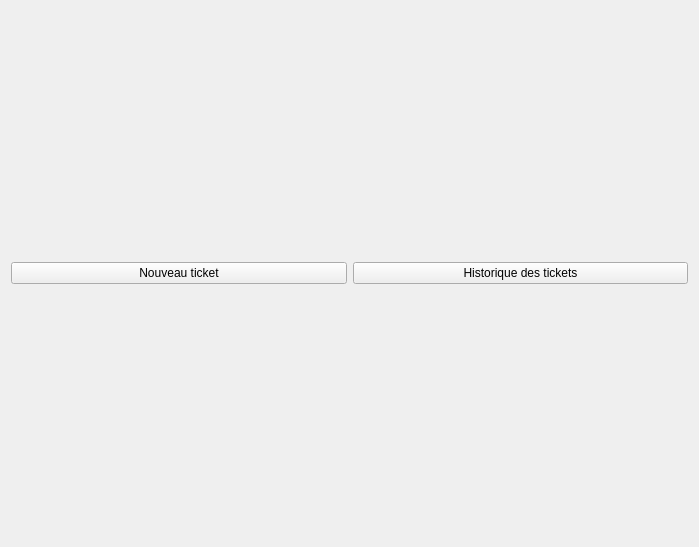
<?xml version="1.0" encoding="UTF-8"?>
<ui version="4.0">
 <class>PageAccueilClient</class>
 <widget class="QWidget" name="PageAccueilClient">
  <property name="geometry">
   <rect>
    <x>0</x>
    <y>0</y>
    <width>699</width>
    <height>547</height>
   </rect>
  </property>
  <property name="windowTitle">
   <string>Form</string>
  </property>
  <layout class="QHBoxLayout" name="horizontalLayout">
   <item>
    <widget class="QPushButton" name="creer_ticket_bouton">
     <property name="text">
      <string>Nouveau ticket</string>
     </property>
    </widget>
   </item>
   <item>
    <widget class="QPushButton" name="historique_tickets_bouton">
     <property name="text">
      <string>Historique des tickets</string>
     </property>
    </widget>
   </item>
  </layout>
 </widget>
 <resources/>
 <connections/>
</ui>
